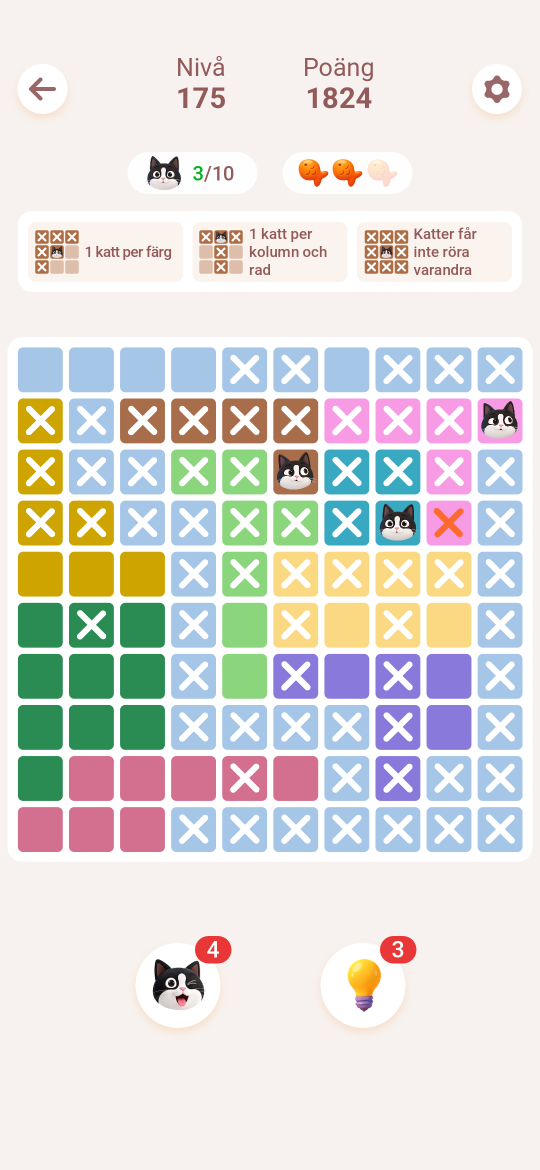
#> input picture tests/fixtures/meowdoku_sample_board.png, 1080 x 2340 px (shown at 1/2 size)
$ python -i killer.py   (imports and definitions only)
#> lines starting #> are read from the running program, lines starting #| are printed output that depends on the picture; after the words box and inside, x2 and y2 are one past the last pixel; in counts of white or black regions, pixels touching at a corner belong together
#> further down, picture is the input picture: shape (2340, 1080, 3); mean B, G, R 218.3, 222.2, 223.9
### sudoku/reader/grid_detect.py
"""Locate the 9x9 grid in an image and split it into 81 cell crops.

Two paths: if a strong 4-corner quad is found (a photo, or a screenshot with margins
around the board) we perspective-warp it to a square; otherwise we assume the image
is already the board and just resize it. Either way the output is a list of 81 BGR
cell images in row-major order.
"""

from __future__ import annotations

import cv2
import numpy as np

SIZE = 486  # warped board side (divisible by 9 -> 54px cells)
CELL = SIZE // 9


# [6 lines left out: function decode_image, not called in this run]


def _order_points(pts: np.ndarray) -> np.ndarray:
    """Order 4 points as top-left, top-right, bottom-right, bottom-left."""
    s = pts.sum(axis=1)
    diff = np.diff(pts, axis=1).ravel()
    return np.array(
        [
            pts[np.argmin(s)],   # top-left  (smallest x+y)
            pts[np.argmin(diff)],  # top-right (smallest y-x)
            pts[np.argmax(s)],   # bottom-right
            pts[np.argmax(diff)],  # bottom-left
        ],
        dtype=np.float32,
    )


def find_grid_quad(gray: np.ndarray) -> np.ndarray | None:
    """Return the board's 4 corner points, or ``None`` if no convincing quad."""
    blur = cv2.GaussianBlur(gray, (5, 5), 0)
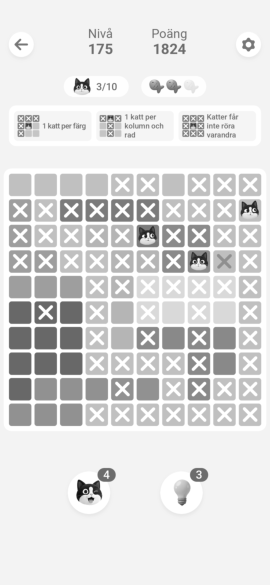
#> blur: shape (2340, 1080) (shown at 1/4 size); min 11, max 255, mean 222.2
    thresh = cv2.adaptiveThreshold(
        blur, 255, cv2.ADAPTIVE_THRESH_MEAN_C, cv2.THRESH_BINARY_INV, 11, 2
    )
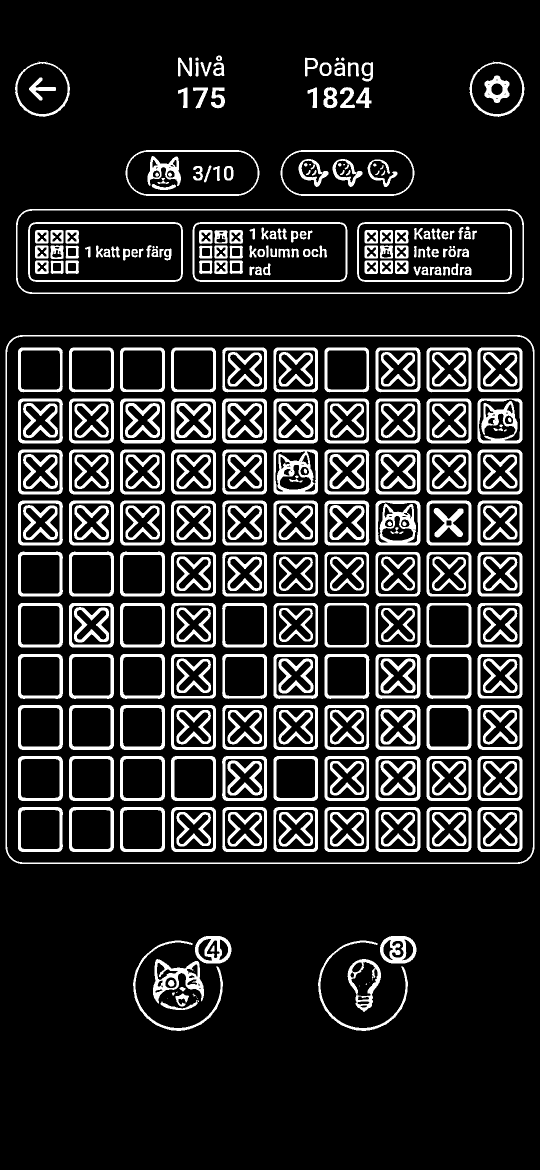
#> thresh: shape (2340, 1080) (shown at 1/2 size); 16.2% white; 343 white regions (18 under 20 px), largest, box (x1, y1, x2, y2) and area: (11, 670, 1069, 1728) 12560, (32, 418, 1048, 588) 6988, (751, 1001, 841, 1091) 4162
    thresh = cv2.dilate(thresh, np.ones((3, 3), np.uint8), iterations=1)
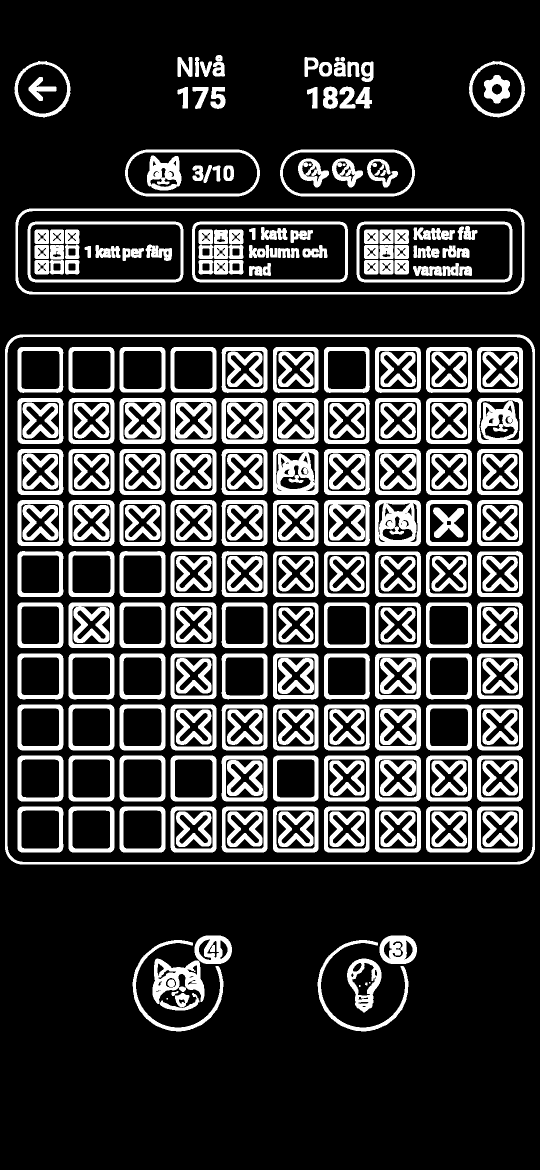
#> thresh: shape (2340, 1080) (shown at 1/2 size); 22.9% white; 271 white regions (3 under 20 px)
    contours, _ = cv2.findContours(thresh, cv2.RETR_EXTERNAL, cv2.CHAIN_APPROX_SIMPLE)
#> contours = 35 contours, 1 with area under 20; largest, box (x1, y1, x2, y2) and area: (10, 669, 1070, 1729) 1120475, (31, 417, 1049, 589) 173033, (560, 299, 830, 393) 23167, (250, 299, 520, 393) 23167, (938, 122, 1050, 235) 9644
    img_area = gray.shape[0] * gray.shape[1]
#> (the rest of the program and of its run is left out)
